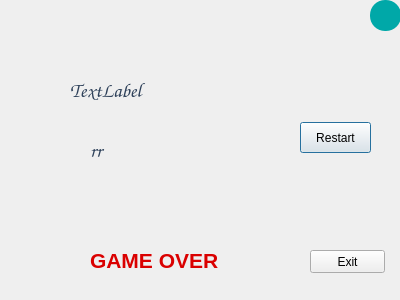
<?xml version="1.0" encoding="UTF-8"?>
<ui version="4.0">
 <class>GameOverScreen</class>
 <widget class="QDialog" name="GameOverScreen">
  <property name="geometry">
   <rect>
    <x>0</x>
    <y>0</y>
    <width>400</width>
    <height>300</height>
   </rect>
  </property>
  <property name="windowTitle">
   <string>Dialog</string>
  </property>
  <widget class="QLabel" name="playerName">
   <property name="geometry">
    <rect>
     <x>90</x>
     <y>130</y>
     <width>131</width>
     <height>41</height>
    </rect>
   </property>
   <property name="styleSheet">
    <string notr="true">font-size: 20px;
font-weight: bold;
color:#2d4059;
font-family:Comic Sans MS, Bodoni MT;</string>
   </property>
   <property name="text">
    <string>rr</string>
   </property>
  </widget>
  <widget class="QPushButton" name="RestartButton">
   <property name="geometry">
    <rect>
     <x>300</x>
     <y>122</y>
     <width>71</width>
     <height>31</height>
    </rect>
   </property>
   <property name="styleSheet">
    <string notr="true">
border-radius: 15%;
border:groove;
border-width: 3px;
border-color: green;
background: green;
color: yellow;
font-size:18px;
font-family: Rockwell;
startButton:!enable{
background-color: yellow;
color: green;
}</string>
   </property>
   <property name="text">
    <string>Restart</string>
   </property>
  </widget>
  <widget class="QPushButton" name="exitButton">
   <property name="geometry">
    <rect>
     <x>310</x>
     <y>250</y>
     <width>75</width>
     <height>23</height>
    </rect>
   </property>
   <property name="text">
    <string>Exit</string>
   </property>
  </widget>
  <widget class="QToolButton" name="musicButton">
   <property name="geometry">
    <rect>
     <x>370</x>
     <y>0</y>
     <width>31</width>
     <height>31</height>
    </rect>
   </property>
   <property name="toolTip">
    <string>&lt;html&gt;&lt;head/&gt;&lt;body&gt;&lt;p&gt;&lt;img src=&quot;:/images/flappy.png&quot;/&gt;&lt;/p&gt;&lt;/body&gt;&lt;/html&gt;</string>
   </property>
   <property name="styleSheet">
    <string notr="true">QToolButton#musicButton{
border-radius:15%;
border:groove;
border-color: rgb(64, 191, 191);
background:rgb(0, 168, 168);
color: #1f9129;
font-size:12px;
font-family: Rockwell;
}
QToolButton#musicButton:hover{
background-color:#339095 ;
}

</string>
   </property>
   <property name="text">
    <string/>
   </property>
  </widget>
  <widget class="QLabel" name="gameOverLabel">
   <property name="geometry">
    <rect>
     <x>90</x>
     <y>240</y>
     <width>131</width>
     <height>41</height>
    </rect>
   </property>
   <property name="text">
    <string>&lt;html&gt;&lt;head/&gt;&lt;body&gt;&lt;p&gt;&lt;span style=&quot; font-size:16pt; font-weight:600; color:#da0000;&quot;&gt;GAME OVER&lt;/span&gt;&lt;/p&gt;&lt;/body&gt;&lt;/html&gt;</string>
   </property>
  </widget>
  <widget class="QLabel" name="finalScoreLabel">
   <property name="geometry">
    <rect>
     <x>70</x>
     <y>70</y>
     <width>101</width>
     <height>41</height>
    </rect>
   </property>
   <property name="styleSheet">
    <string notr="true">font-size: 20px;
font-weight: bold;
color:#2d4059;
font-family:Comic Sans MS, Bodoni MT;</string>
   </property>
   <property name="text">
    <string>TextLabel</string>
   </property>
  </widget>
 </widget>
 <resources/>
 <connections/>
</ui>
